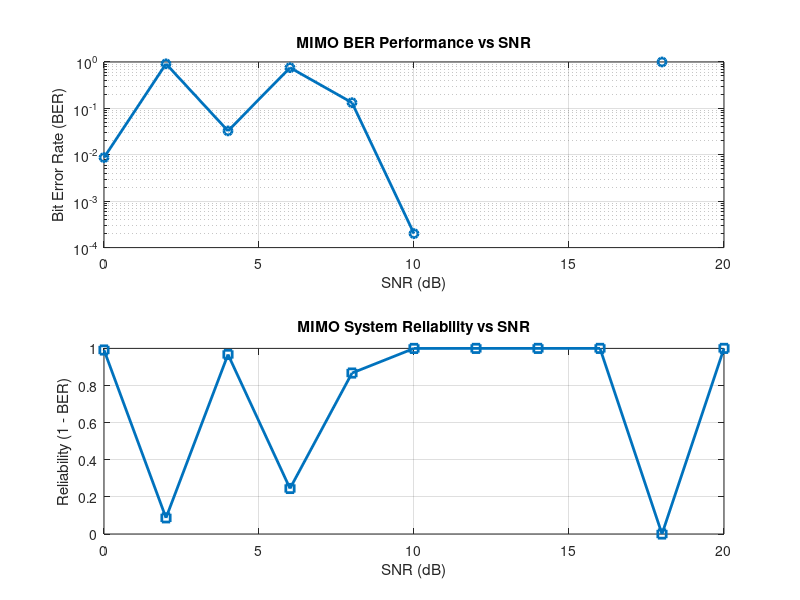
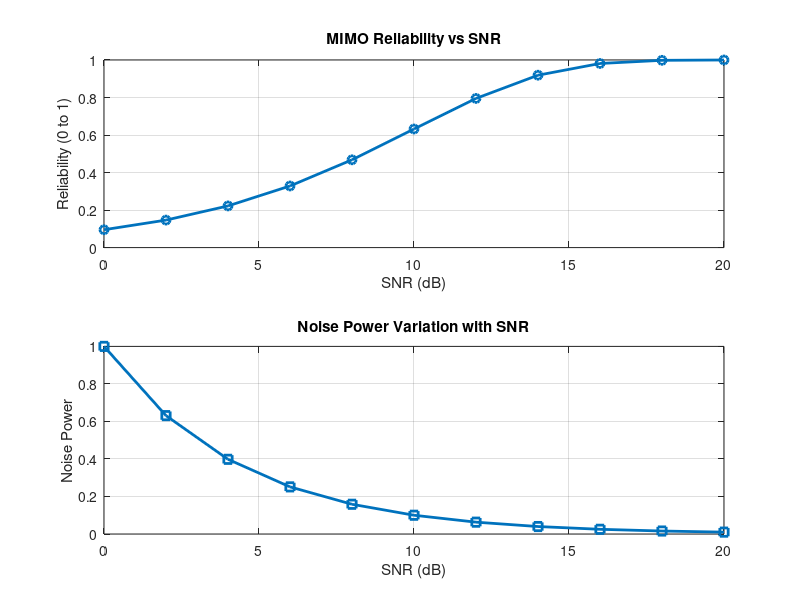

Here is the MATLAB script that generated these plots, in order: (Note: this script raises an error after producing the figures.)
clc;
clear;
close all;

%% ==========================================================
% Create Output Folder
%% ==========================================================

scriptPath = fileparts(mfilename('fullpath'));

if isempty(scriptPath)
    scriptPath = pwd;
end

outputFolder = fullfile(scriptPath,'MIMO_OFDMA_Output');

if ~exist(outputFolder,'dir')
    mkdir(outputFolder);
end

%% ==========================================================
% OBJECTIVE 1 : MIMO BER Performance
% ==========================================================

% SNR Range
SNR_dB = 0:2:20;
SNR = 10.^(SNR_dB/10);

% MIMO Parameters
Nt = 2;
Nr = 2;

BER = zeros(1,length(SNR));

% Number of bits
numBits = 10000;

for i = 1:length(SNR)

    % Generate random bits
    bits = randi([0 1],numBits,1);

    % BPSK Modulation
    symbols = 2*bits - 1;

    % MIMO Channel
    H = (randn(Nr,Nt) + 1j*randn(Nr,Nt))/sqrt(2);

    % Noise
    noise = (randn(Nr,numBits) + ...
             1j*randn(Nr,numBits))/sqrt(2*SNR(i));

    % Received signal
    % Using the first transmit and first receive path
    tx = H(1,1)*symbols' + noise(1,:);

    % BPSK Detection
    rx = real(tx) > 0;

    % BER Calculation
    BER(i) = sum(rx' ~= bits)/length(bits);

end

%% ==========================================================
% MIMO BER and Reliability Graph
% ==========================================================

fig1 = figure;

subplot(2,1,1)

semilogy(SNR_dB,BER,'-o','LineWidth',2)

title('MIMO BER Performance vs SNR')
xlabel('SNR (dB)')
ylabel('Bit Error Rate (BER)')
grid on

subplot(2,1,2)

plot(SNR_dB,1-BER,'-s','LineWidth',2)

title('MIMO System Reliability vs SNR')
xlabel('SNR (dB)')
ylabel('Reliability (1 - BER)')
grid on

exportgraphics(fig1,...
    fullfile(outputFolder,'Objective1_MIMO_BER_Reliability.png'),...
    'Resolution',300);

%% ==========================================================
% OBJECTIVE 2 : MIMO Reliability and Noise
% ==========================================================

Reliability = zeros(1,length(SNR));
noisePower = zeros(1,length(SNR));

for i = 1:length(SNR)

    % Channel model
    H = (randn(Nr,Nt) + ...
         1j*randn(Nr,Nt))/sqrt(2);

    % Noise power
    noisePower(i) = 1/SNR(i);

    % Reliability model
    Reliability(i) = 1 - exp(-SNR(i)/10);

end

%% ==========================================================
% Reliability and Noise Graph
% ==========================================================

fig2 = figure;

subplot(2,1,1)

plot(SNR_dB,Reliability,'-o','LineWidth',2)

title('MIMO Reliability vs SNR')
xlabel('SNR (dB)')
ylabel('Reliability (0 to 1)')
grid on

subplot(2,1,2)

plot(SNR_dB,noisePower,'-s','LineWidth',2)

title('Noise Power Variation with SNR')
xlabel('SNR (dB)')
ylabel('Noise Power')
grid on

exportgraphics(fig2,...
    fullfile(outputFolder,'Objective2_MIMO_Reliability_Noise.png'),...
    'Resolution',300);

%% ==========================================================
% OBJECTIVE 3 : OFDMA User Throughput
% ==========================================================

% Resource Block Parameters
rb_bw = 180e3;          % 180 kHz per RB

% Users
users = 1:5;

% Allocated Resource Blocks
alloc_RB = [10 12 8 15 5];

% Modulation Efficiency
% 2 = QPSK
% 4 = 16-QAM
% 6 = 64-QAM
mod_eff = [2 4 6 4 2];

% Throughput Calculation
throughput = ...
    (alloc_RB .* rb_bw .* mod_eff)/1e6;

%% ==========================================================
% Display OFDMA Results
% ==========================================================

disp(' ');
disp('==============================================');
disp('OFDMA USER THROUGHPUT');
disp('==============================================');

Result = table(users',...
               alloc_RB',...
               mod_eff',...
               throughput',...
    'VariableNames',{'User','Allocated_RB',...
                     'Modulation_Efficiency',...
                     'Throughput_Mbps'});

disp(Result);

%% ==========================================================
% OFDMA Throughput Graph
% ==========================================================

fig3 = figure;

subplot(2,1,1)

plot(users,throughput,'-o','LineWidth',2)

title('OFDMA User Throughput')
xlabel('User Index')
ylabel('Throughput (Mbps)')
grid on

subplot(2,1,2)

plot(alloc_RB,throughput,'-s','LineWidth',2)

title('Resource Blocks vs Throughput')
xlabel('Allocated Resource Blocks')
ylabel('Throughput (Mbps)')
grid on

exportgraphics(fig3,...
    fullfile(outputFolder,'Objective3_OFDMA_Throughput.png'),...
    'Resolution',300);

%% ==========================================================
% Completion Message
% ==========================================================

disp(' ');
disp('==============================================');
disp('ALL OBJECTIVES EXECUTED SUCCESSFULLY');
disp('==============================================');

disp(['Output folder: ',outputFolder]);

disp(' ');
disp('Saved PNG Files:');
disp('1. Objective1_MIMO_BER_Reliability.png');
disp('2. Objective2_MIMO_Reliability_Noise.png');
disp('3. Objective3_OFDMA_Throughput.png');
